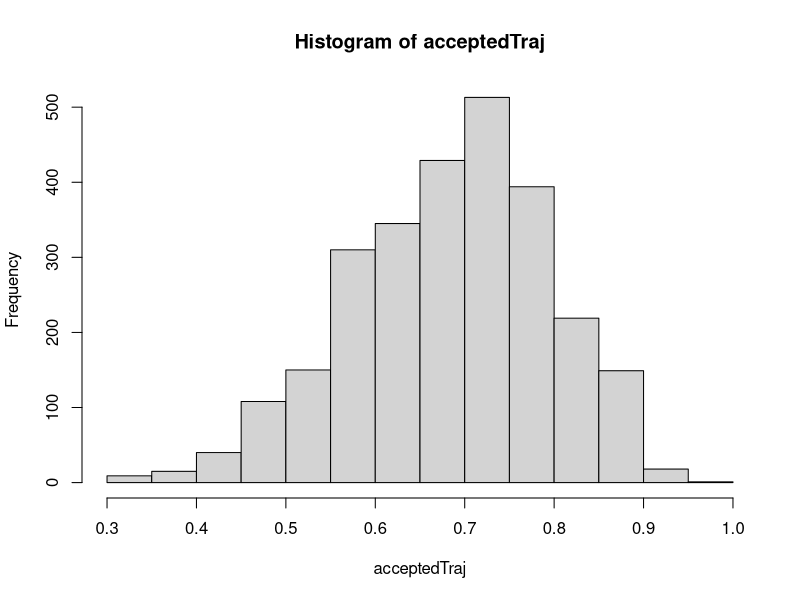

Generate this figure with R:
#*******************************
# Project: Markov Chain Monte Carlo Programming assignemnt
# Author: Jeff Lambert
# Date: 7/5/2017
# Program name: MCMC.R
# Purpose: Program the Metropolis Hastings MCMC Algorithm from scratch for simulating 
#  a bayesian posterior distribution
#*******************************

#*******************************
# Change Log
# Program Creation - 7/5/2017
#
#*******************************

# Notes: This was dreamt up as an assignment for a set of lectures I presented at an undergraduate
#         statistics summer program at the University of Colorado Anschutz Medical Campus.  
#         This task was presented to the more advanced students to compliment the simulation lecture
#         series.
#        This uses a non-conjugate prior (uniformd distribution), a bernoulli likelihood and a burn
#         in set equal to 10% of the total jumps.  
#         

#****************
# Load Packages
#****************
#######################################

data <- rbinom(10,1,p=.8) #generate a series of 0/1's

# Calculate the likelihood
# We will say that the data is distributed bernoulli
# The likelihood of the data is pdf equation for a single random variable multiplied n times
# where n is the number of random variables in the data set.  In this case 10.
likelihood <- function(theta,data){
  z = sum(data) # Number of successes
  N = length(data) # Total number of trials
  pDataGivenTheta <- (theta**z) * (1-theta)**(N-z) # By hand we've calculated the likelihood and put it in 
  pDataGivenTheta[ theta > 1 | theta < 0 ] = 0 # We are using this constraint in case
                                                                      # later on something wonky happens
  return(pDataGivenTheta)
}

# Calculate the prior
prior <- function(theta){
  #prior = rep(1,length(theta)) Found this suggested as an alternative to the unif
  prior = runif(1) #Chose the uniform as a prior cause it's easier to check that everything worked
                    # Without imposing any prior belief on the values of theta
  prior[ theta > 1 | theta < 0] = 0 #Since we are working with probability, we want to constrain
                                      # Theta to be between 0 and 1
  return(prior)
}

target <- function(theta,data){
  target <- likelihood(theta,data) * prior(theta) #Remember in class we talked about the posterior
                                                    # being approximately this?
  return(target)
  
}

trajLength <- 3000 #Total number of times we will iterate through the MCMC
trajectory <- rep(0,length(trajLength)) # Vector of data to overwrite and store values
trajectory[1] = .5 # This will be where the algorithm starts.  See what happens with other values
burnIn <- (.1*trajLength) # The first couple of walks are generally considered poor approximations
                            # and are usually thrown out.  Here we will throw out the first 10%

nAccepted = 0 # I've set this to keep track of the accepted jumps
nRejected = 0 # I've set this to keep track of the rejected jumps

set.seed(47405) #Seed for reproducibility aka same walk everytime


# The algorithm goes as follows:
# 1) Generate a single observation from a normal distribution as a proposed jump from the current value
    # of theta
# 1.5) Store the current value of theta as something else so you don't accidently overwrite it
# 2) Add the jump value to the current value of theta, let's call this theta_star
# 3) Calculate P(theta_star)/P(theta) = alpha, using the target distribution
# 4) If alpha >= 1 this means that theta_star has a higher probabilty than theta and we therefore
#     accept the proposed jump (current value of theta + value of proposed jump).  If alpha < 1 then
#     the jump is rejected and theta stays at the current value of theta

for( t in 1:(trajLength-1)){
  currentPosition = trajectory[t]
  proposedJump = rnorm(1,mean=0,sd=.1)
  probAccept = min(1,
                   target( currentPosition + proposedJump, data)/target(currentPosition,data)
                   )
  if( runif(1) < probAccept){
    trajectory[t+1] = currentPosition + proposedJump
    if( t > burnIn){ nAccepted = nAccepted + 1}
  } else {
    trajectory[t+1] = currentPosition
    if( t > burnIn){ nRejected = nRejected + 1}
  }
}

acceptedTraj = trajectory[ (burnIn+1) : length(trajectory)]


for( t in 1:(trajLength-1)){
  currentPosition = trajectory[t]
  proposedJump = rnorm(1,mean=0,sd=.1)
  
  alpha = target( currentPosition + proposedJump, data)/target(currentPosition,data)
  
  if( alpha > 1){
    trajectory[t+1] = currentPosition + proposedJump
    if( t > burnIn){ nAccepted = nAccepted + 1}
  } else {
    trajectory[t+1] = currentPosition
    if( t > burnIn){ nRejected = nRejected + 1}
  }
}

acceptedTraj = trajectory[ (burnIn+1) : length(trajectory)]

hist(acceptedTraj)
mean(acceptedTraj)
mean(data)
